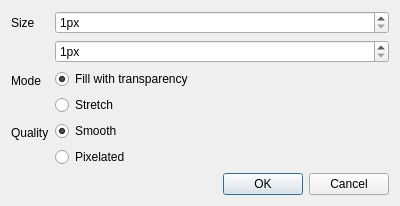
<?xml version="1.0" encoding="UTF-8"?>
<ui version="4.0">
 <class>ResizeImageDialog</class>
 <widget class="QDialog" name="ResizeImageDialog">
  <property name="geometry">
   <rect>
    <x>0</x>
    <y>0</y>
    <width>400</width>
    <height>194</height>
   </rect>
  </property>
  <property name="windowTitle">
   <string>Resize Image</string>
  </property>
  <layout class="QVBoxLayout" name="verticalLayout">
   <item>
    <layout class="QFormLayout" name="formLayout">
     <item row="0" column="0">
      <widget class="QLabel" name="sizeLabel">
       <property name="text">
        <string>Size</string>
       </property>
      </widget>
     </item>
     <item row="2" column="0">
      <widget class="QLabel" name="modeLabel">
       <property name="text">
        <string>Mode</string>
       </property>
      </widget>
     </item>
     <item row="2" column="1">
      <layout class="QVBoxLayout" name="modeBox">
       <item>
        <widget class="QRadioButton" name="modeTransparency">
         <property name="text">
          <string>Fill with transparency</string>
         </property>
         <property name="checked">
          <bool>true</bool>
         </property>
         <attribute name="buttonGroup">
          <string notr="true">buttonGroup</string>
         </attribute>
        </widget>
       </item>
       <item>
        <widget class="QRadioButton" name="modeStretch">
         <property name="text">
          <string>Stretch</string>
         </property>
         <attribute name="buttonGroup">
          <string notr="true">buttonGroup</string>
         </attribute>
        </widget>
       </item>
      </layout>
     </item>
     <item row="3" column="0">
      <widget class="QLabel" name="qualityLabel">
       <property name="text">
        <string>Quality</string>
       </property>
      </widget>
     </item>
     <item row="3" column="1">
      <layout class="QVBoxLayout" name="qualityBox">
       <item>
        <widget class="QRadioButton" name="qualityInterpolated">
         <property name="text">
          <string>Smooth</string>
         </property>
         <property name="checked">
          <bool>true</bool>
         </property>
        </widget>
       </item>
       <item>
        <widget class="QRadioButton" name="qualityPixelated">
         <property name="text">
          <string>Pixelated</string>
         </property>
        </widget>
       </item>
      </layout>
     </item>
     <item row="0" column="1">
      <layout class="QVBoxLayout" name="verticalLayout_2">
       <item>
        <widget class="QSpinBox" name="heightBox">
         <property name="suffix">
          <string>px</string>
         </property>
         <property name="minimum">
          <number>1</number>
         </property>
         <property name="maximum">
          <number>9999</number>
         </property>
        </widget>
       </item>
       <item>
        <widget class="QSpinBox" name="widthBox">
         <property name="suffix">
          <string>px</string>
         </property>
         <property name="minimum">
          <number>1</number>
         </property>
         <property name="maximum">
          <number>9999</number>
         </property>
        </widget>
       </item>
      </layout>
     </item>
    </layout>
   </item>
   <item>
    <widget class="QDialogButtonBox" name="buttonBox">
     <property name="orientation">
      <enum>Qt::Horizontal</enum>
     </property>
     <property name="standardButtons">
      <set>QDialogButtonBox::Cancel|QDialogButtonBox::Ok</set>
     </property>
    </widget>
   </item>
  </layout>
 </widget>
 <resources/>
 <connections>
  <connection>
   <sender>buttonBox</sender>
   <signal>accepted()</signal>
   <receiver>ResizeImageDialog</receiver>
   <slot>accept()</slot>
   <hints>
    <hint type="sourcelabel">
     <x>248</x>
     <y>254</y>
    </hint>
    <hint type="destinationlabel">
     <x>157</x>
     <y>274</y>
    </hint>
   </hints>
  </connection>
  <connection>
   <sender>buttonBox</sender>
   <signal>rejected()</signal>
   <receiver>ResizeImageDialog</receiver>
   <slot>reject()</slot>
   <hints>
    <hint type="sourcelabel">
     <x>316</x>
     <y>260</y>
    </hint>
    <hint type="destinationlabel">
     <x>286</x>
     <y>274</y>
    </hint>
   </hints>
  </connection>
 </connections>
 <buttongroups>
  <buttongroup name="buttonGroup"/>
 </buttongroups>
</ui>
